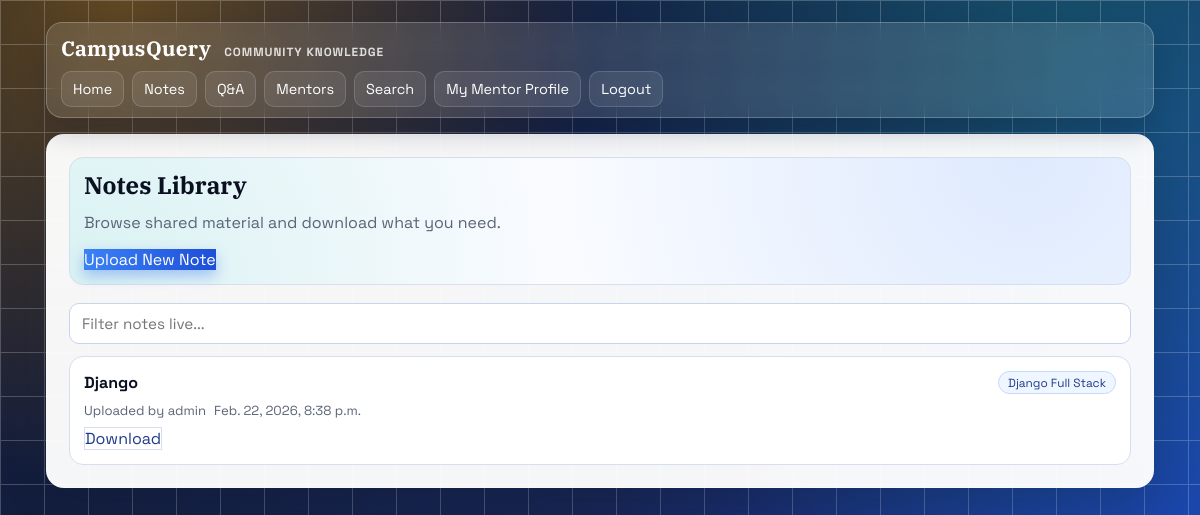
Screenshot of /notes/ (signed in) with the database file from the repository.
### core/models.py (models this page shows, shortened)
class Note(models.Model):
    title = models.CharField(max_length=200)
    subject = models.CharField(max_length=100)
    file = models.FileField(upload_to='notes/')
    uploaded_by = models.ForeignKey(User, on_delete=models.CASCADE)
    uploaded_at = models.DateTimeField(auto_now_add=True)

### core/views.py (the view)
# urls.py: path('notes/', views.notes_list, name='notes_list'),
@login_required
def notes_list(request):
    notes = Note.objects.all().order_by('-uploaded_at')
    return render(request, 'notes_list.html', {'notes': notes})

### core/templates/notes_list.html
{% extends 'base.html' %}
{% block content %}
<section class="hero reveal">
    <h2>Notes Library</h2>
    <p class="muted">Browse shared material and download what you need.</p>
    <div class="actions">
        <a href="{% url 'upload_note' %}" class="btn">Upload New Note</a>
    </div>
</section>
<input type="text" placeholder="Filter notes live..." data-live-filter=".note-item">
<section class="stack" style="margin-top: 12px;">
    {% for note in notes %}
        <article class="card reveal note-item">
            <div class="section-title">
                <strong>{{ note.title }}</strong>
                <span class="pill">{{ note.subject }}</span>
            </div>
            <div class="row-meta">
                <span>Uploaded by {{ note.uploaded_by.username }}</span>
                <span>{{ note.uploaded_at }}</span>
            </div>
            <div class="actions" style="margin-top: 8px;">
                <a href="{{ note.file.url }}" download class="btn-ghost">Download</a>
            </div>
        </article>
    {% empty %}
        <div class="empty">No notes available.</div>
    {% endfor %}
</section>
{% endblock %}

### core/templates/base.html (style rules this page uses)
:root { --bg-1: #0f172a; --bg-2: #172554; --surface: #ffffff; --text: #0b1020; --muted: #5b6477; --line: #d6def0; --accent: #f59e0b; --accent-2: #14b8a6; --accent-3: #3b82f6; --radius: 14px; --shadow: 0 16px 40px rgba(15, 23, 42, 0.2); }
* { box-sizing: border-box; }
body { margin: 0; min-height: 100vh; color: var(--text); font-family: "Space Grotesk", "Trebuchet MS", sans-serif; background: radial-gradient(circle at 10% 0%, rgba(245, 158, 11, 0.35), transparent 36%), radial-gradient(circle at 90% 8%, rgba(20, 184, 166, 0.3), transparent 42%), linear-gradient(135deg, var(--bg-1), var(--bg-2) 55%, #1d4ed8); background-attachment: fixed; }
body::before { content: ""; position: fixed; inset: 0; pointer-events: none; opacity: 0.22; background-image: linear-gradient(to right, #ffffff 1px, transparent 1px), linear-gradient(to bottom, #ffffff 1px, transparent 1px); background-size: 44px 44px; }
h1, h2, h3 { margin: 0 0 12px; line-height: 1.15; font-family: "IBM Plex Serif", Georgia, serif; }
p { margin-top: 0; }
.muted { color: var(--muted); }
.hero { border: 1px solid var(--line); border-radius: var(--radius); padding: 14px; background: radial-gradient(circle at 90% 0%, rgba(59, 130, 246, 0.14), transparent 48%), radial-gradient(circle at 0% 100%, rgba(20, 184, 166, 0.14), transparent 45%), #f9fbff; margin-bottom: 18px; }
.card { border: 1px solid var(--line); border-radius: var(--radius); padding: 14px; background: #fff; transition: transform 180ms ease, box-shadow 180ms ease, border-color 180ms ease; }
.row-meta { display: flex; flex-wrap: wrap; gap: 8px; color: var(--muted); font-size: 0.82rem; }
.pill { display: inline-block; border-radius: 999px; background: #eff6ff; color: #1e3a8a; border: 1px solid #bfdbfe; font-size: 0.74rem; padding: 3px 9px; }
input, textarea, select, button { width: 100%; border-radius: 10px; font-size: 0.95rem; font-family: "Space Grotesk", sans-serif; border: 1px solid #c8d3ef; padding: 10px 12px; margin: 0; }
.actions { display: flex; gap: 8px; flex-wrap: wrap; }
.btn { width: auto; cursor: pointer; border: 0; background: linear-gradient(90deg, var(--accent-3), #1d4ed8); color: #fff; box-shadow: 0 6px 14px rgba(37, 99, 235, 0.35); transition: transform 150ms ease, filter 150ms ease; }
.btn-ghost { width: auto; background: #fff; border: 1px solid var(--line); color: #1e3a8a; box-shadow: none; text-decoration: none; display: inline-flex; align-items: center; }
a { color: #1d4ed8; text-decoration: none; }
.reveal { opacity: 0; transform: translateY(10px); transition: opacity 380ms ease, transform 380ms ease; }
.reveal.in-view { opacity: 1; transform: none; }
.section-title { display: flex; justify-content: space-between; align-items: center; gap: 8px; margin-bottom: 8px; }

### rows the page displays
Note: title "Django", subject "Django Full Stack", uploaded_by.username "admin", uploaded_at "Feb. 22, 2026, 8:38 p.m."
